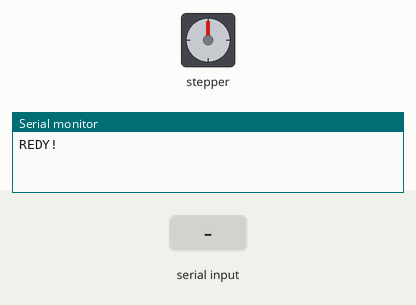
Simulated run of this sketch. Board: Arduino Uno, built with avr-gcc and run on an emulated ATmega328P. On the bench: stepper motor, the last lines printed to the serial monitor. The inputs (shaded band) are chosen by the test bench. Stepper angles assume 200 steps per turn.

Above: at 1.2 s.
1.3 s: "1\n" received over Serial
At 1.75 s:
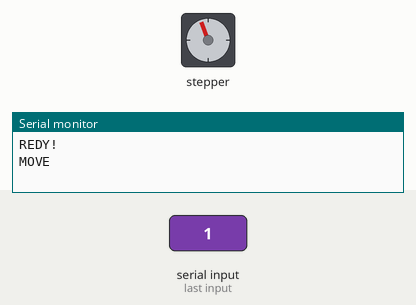
At 2.35 s:
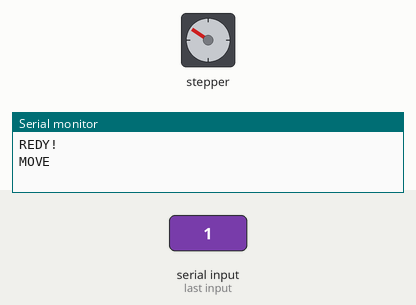
Timing chart, 0 to 13.3 s (numbered marks = the images above; inputs shaded):
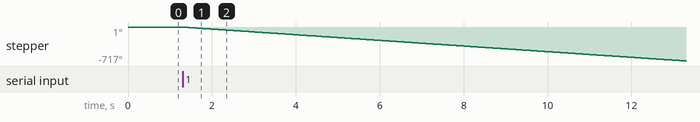

The sketch:

ard1-motor.ino
```cpp
#include <Wire.h>
#include <Adafruit_MotorShield.h>
#include "utility/Adafruit_PWMServoDriver.h"

#define LOC_OFF 500

// Create the motor shield object with the default I2C address
Adafruit_MotorShield AFMS = Adafruit_MotorShield();
// Or, create it with a different I2C address (say for stacking)
// Adafruit_MotorShield AFMS = Adafruit_MotorShield(0x61);

// Connect a stepper motor with 200 steps per revolution (1.8 degree)
// to motor port #2 (M3 and M4)
Adafruit_StepperMotor *myMotor = AFMS.getStepper(200, 2);

#include <Servo.h>

int lastState = 0;
int pos = 0;
String inputString = ""; // a string to hold incoming data
boolean stringComplete = false;
#define strokeMax (100)

void setup() {
    Serial.begin(9600);           // set up Serial library at 9600 bps
    Serial.println("REDY!");

    AFMS.begin();  // create with the default frequency 1.6KHz
    inputString.reserve(200); // Hold 200 bytes for input string

    myMotor->setSpeed(10);  // 10 rpm
}

void loop() {
    if(inputString == "1" && stringComplete){
        moveMotor();
        inputString = "";
        stringComplete = false;
    }
}

void moveMotor(){
    if(pos < 5){
        Serial.println("MOVE");
        myMotor->step(LOC_OFF, BACKWARD, SINGLE);
        pos++;
    } else {
        Serial.println("ZERO");
        myMotor->step((LOC_OFF * 5), FORWARD, SINGLE);
        pos = 0;
    }

}
void serialEvent() {
    while (Serial.available()) {
        if(inputString.length() > 50){
            inputString = ""; // If size getting to large reset
        }
        // get the new byte:
        char inChar = (char)Serial.read();
        // add it to the inputString:
        if (inChar == '\n') {
            stringComplete = true;
        } else {
            inputString += inChar;
        }
    }
}
```

Measured:
- after the input at 1.3 s, stepper: keeps turning counter-clockwise at about 60°/s, starting at once
